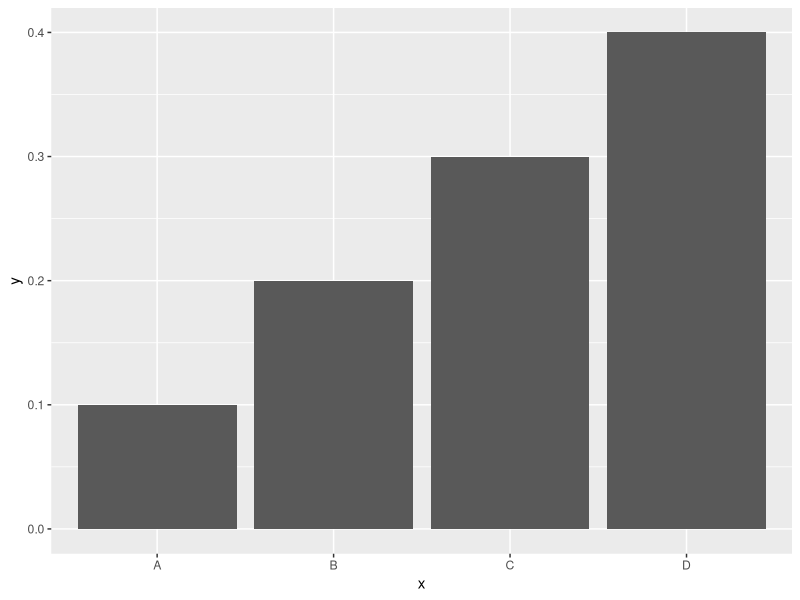
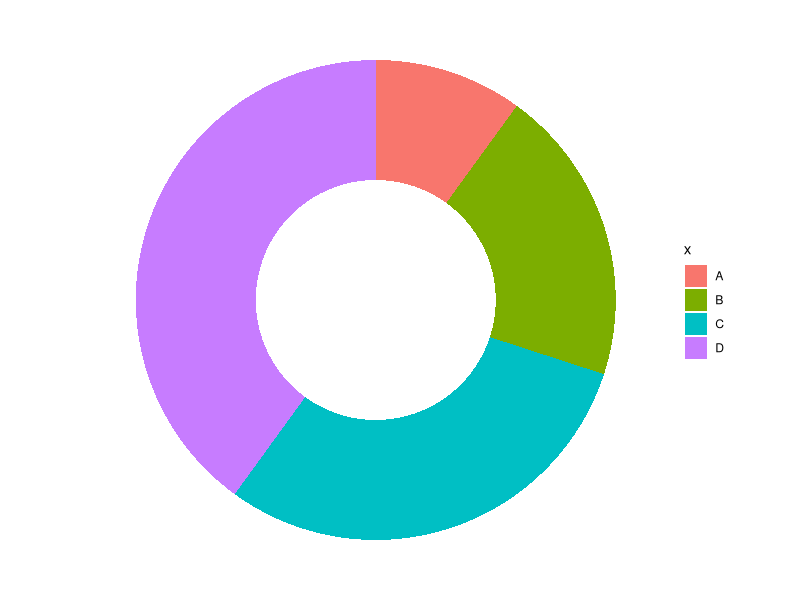

These charts were generated, in order, by the following R code:
library(tidyverse)

dados <- tibble(
  x = c("A", "B", "C", "D"),
  y = c(.1, .2, .3, .4)
)

dados |>
  ggplot(aes(x = x, y = y)) +
  geom_col()

dados |>
  mutate(
    ymin = cumsum(lag(y, default = 0)),
    ymax = cumsum(y)
  ) |>
  ggplot(aes(xmin = 0, xmax = 1, ymin = ymin, ymax = ymax, fill = x)) +
  geom_rect() +
  xlim(c(-1, 1)) +
  coord_polar(theta = "y") +
  theme_void()

